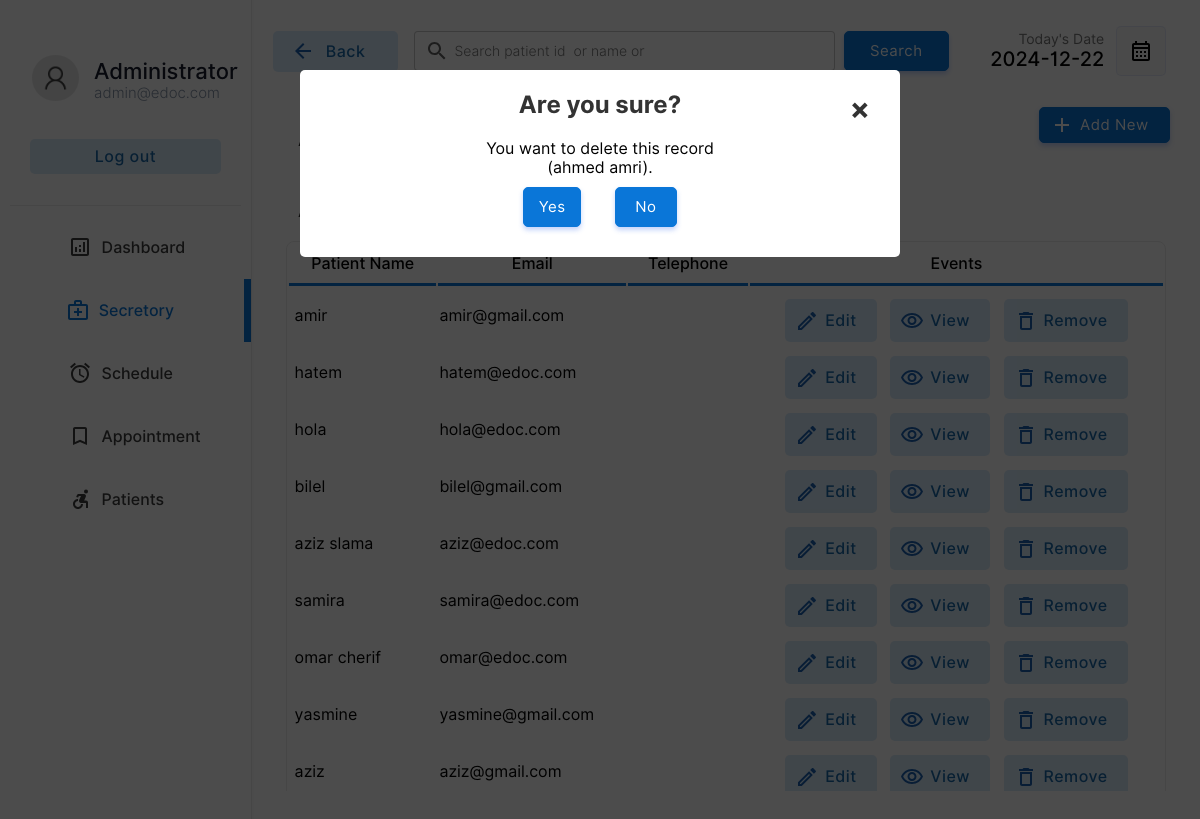
The page /secretary/secretary.php?action=drop&id=2&name=ahmed amri (signed in) on the database its author committed.
### tables this page shows
CREATE TABLE `patient` (
  `pid` int(11) NOT NULL,
  `pemail` varchar(255) DEFAULT NULL,
  `pname` varchar(255) DEFAULT NULL,
  `ppassword` varchar(255) DEFAULT NULL,
  `paddress` varchar(255) DEFAULT NULL,
  `pnic` varchar(15) DEFAULT NULL,
  `pdob` date DEFAULT NULL,
  `ptel` varchar(15) DEFAULT NULL,
  `region` varchar(255) NOT NULL,
  `cnss` varchar(255) NOT NULL
);

### secretary/secretary.php (the view, shortened to what the rows shown need)
<!DOCTYPE html>
<html lang="en">
<head>
    <link rel="stylesheet" href="../css/animations.css">
    <link rel="stylesheet" href="../css/main.css">
    <link rel="stylesheet" href="../css/admin.css">
</head>
<body>
    <?php
    include("../connection.php");
    ?>
        <div class="dash-body">
            <table border="0" width="100%" style=" border-spacing: 0;margin:0;padding:0;margin-top:25px; ">
                <?php
                    if($_POST){
                        $keyword=$_POST["search"];
                        $sqlmain= "select * from patient where pname='$keyword' or pname='$keyword' or pname like '$keyword%' or pname like '%$keyword' or pname like '%$keyword%'";
                    }else{
                        $sqlmain= "select * from patient order by pid desc";
                    }
                ?>
                <tr>
                   <td colspan="4">
                       <center>
                        <div class="abc scroll">
                        <table width="93%" class="sub-table scrolldown" border="0">
                        <thead>
                        <tr>
                                <th class="table-headin">
                                Patient Name
                                </th>
                                <th class="table-headin">
                                    Email
                                </th>
                                <th class="table-headin">
                                    Telephone
                                </th>
                                <th class="table-headin">
                                    Events
                                </tr>
                        </thead>
                        <tbody>
                            <?php
                                $result= $database->query($sqlmain);
                                if($result->num_rows==0){
                                    echo '<tr>
                                    <td colspan="4">
                                    <br><br><br><br>
                                    <center>
                                    <img src="../img/notfound.svg" width="25%">
                                    <br>
                                    <p class="heading-main12" style="margin-left: 45px;font-size:20px;color:rgb(49, 49, 49)">We  couldnt find anything related to your keywords !</p>
                                    <a class="non-style-link" href="patient.php"><button  class="login-btn btn-primary-soft btn"  style="display: flex;justify-content: center;align-items: center;margin-left:20px;">&nbsp; Show all Patients &nbsp;</font></button>
                                    </a>
                                    </center>
                                    <br><br><br><br>
                                    </td>
                                    </tr>';
                                }
                                else{
                                for ( $x=0; $x<$result->num_rows;$x++){
                                    $row=$result->fetch_assoc();
                                    $pid=$row["pid"];
                                    $pname=$row["pname"];
                                    $pemail=$row["pemail"];
                                    echo '<tr>
                                        <td> &nbsp;'.
                                        substr($pname,0,30)
                                        .'</td>
                                        <td>
                                        '.substr($pemail,0,20).'
                                        </td>
                                        <td>
                                            '.substr($ptel_pname,0,20).'
                                        </td>
                                        <td>
                                        <div style="display:flex;justify-content: center;">
                                        <a href="?action=edit&id='.$pid.'&error=0" class="non-style-link"><button  class="btn-primary-soft btn button-icon btn-edit"  style="padding-left: 40px;padding-top: 12px;padding-bottom: 12px;margin-top: 10px;"><font class="tn-in-text">Edit</font></button></a>
                                        &nbsp;&nbsp;&nbsp;
                                        <a href="?action=view&id='.$pid.'" class="non-style-link"><button  class="btn-primary-soft btn button-icon btn-view"  style="padding-left: 40px;padding-top: 12px;padding-bottom: 12px;margin-top: 10px;"><font class="tn-in-text">View</font></button></a>
                                       &nbsp;&nbsp;&nbsp;
                                       <a href="?action=drop&id='.$pid.'&name='.$pname.'" class="non-style-link"><button  class="btn-primary-soft btn button-icon btn-delete"  style="padding-left: 40px;padding-top: 12px;padding-bottom: 12px;margin-top: 10px;"><font class="tn-in-text">Remove</font></button></a>
                                        </div>
                                        </td>
                                    </tr>';
                                }
                            }
                            ?>
                            </tbody>
                        </table>
                        </div>
                        </center>
                   </td>
                </tr>
            </table>
        </div>
    <?php
    if($_GET){
        $id=$_GET["id"];
        $action=$_GET["action"];
        if($action=='drop'){
            $nameget=$_GET["name"];
            echo '
            <div id="popup1" class="overlay">
                    <div class="popup">
                    <center>
                        <h2>Are you sure?</h2>
                        <a class="close" href="secretory.php">&times;</a>
                        <div class="content">
                            You want to delete this record<br>('.substr($nameget,0,40).').
                        </div>
                        <div style="display: flex;justify-content: center;">
                        <a href="delete-secretory.php?id='.$id.'" class="non-style-link"><button  class="btn-primary btn"  style="display: flex;justify-content: center;align-items: center;margin:10px;padding:10px;"<font class="tn-in-text">&nbsp;Yes&nbsp;</font></button></a>&nbsp;&nbsp;&nbsp;
                        <a href="secretory.php" class="non-style-link"><button  class="btn-primary btn"  style="display: flex;justify-content: center;align-items: center;margin:10px;padding:10px;"><font class="tn-in-text">&nbsp;&nbsp;No&nbsp;&nbsp;</font></button></a>
                        </div>
                    </center>
            </div>
            </div>
            ';
        }elseif($action=='edit'){
            $sqlmain= "select * from patient where pid='$id'";
            $result= $database->query($sqlmain);
            $row=$result->fetch_assoc();
            $name=$row["pname"];
            $email=$row["pemail"];
            $nic=$row['pnic'];
            $error_1=$_GET["error"];
                $errorlist= array(
                    '1'=>'<label for="promter" class="form-label" style="color:rgb(255, 62, 62);text-align:center;">Already have an account for this Email address.</label>',
                    '2'=>'<label for="promter" class="form-label" style="color:rgb(255, 62, 62);text-align:center;">Password Conformation Error! Reconform Password</label>',
                    '3'=>'<label for="promter" class="form-label" style="color:rgb(255, 62, 62);text-align:center;"></label>',
                    '4'=>"",
                    '0'=>'',
                );
            if($error_1!='4'){
                    echo '
                    <div id="popup1" class="overlay">
                            <div class="popup">
                            <center>
                                <a class="close" href="patient.php">&times;</a>
                                <div style="display: flex;justify-content: center;">
                                <div class="abc">
                                <table width="80%" class="sub-table scrolldown add-doc-form-container" border="0">
                                <tr>
                                        <td class="label-td" colspan="2">'.
                                            $errorlist[$error_1]
                                        .'</td>
                                    </tr>
                                    <tr>
                                        <td>
                                            <p style="padding: 0;margin: 0;text-align: left;font-size: 25px;font-weight: 500;">Edit Patient Details.</p>
                                        Doctor ID : '.$id.' (Auto Generated)<br><br>
                                        </td>
                                    </tr>
                                    <tr>
                                        <td class="label-td" colspan="2">
                                            <form action="edit-doc.php" method="POST" class="add-new-form">
                                            <label for="Email" class="form-label">Email: </label>
                                            <input type="hidden" value="'.$id.'" name="id00">
                                        </td>
                                    </tr>
                                    <tr>
                                        <td class="label-td" colspan="2">
                                        <input type="email" name="email" class="input-text" placeholder="Email Address" value="'.$email.'" required><br>
                                        </td>
                                    </tr>
                                    <tr>
                                        <td class="label-td" colspan="2">
                                            <label for="name" class="form-label">Name: </label>
                                        </td>
                                    </tr>
                                    <tr>
                                        <td class="label-td" colspan="2">
                                            <input type="text" name="name" class="input-text" placeholder="Patient Name" value="'.$name.'" required><br>
                                        </td>
                                    </tr>
                                    <tr>
                                        <td class="label-td" colspan="2">
                                            <label for="nic" class="form-label">NIC: </label>
                                        </td>
                                    </tr>
                                    <tr>
                                        <td class="label-td" colspan="2">
                                            <input type="text" name="nic" class="input-text" placeholder="NIC Number" value="'.$nic.'" required><br>
                                        </td>
                                    </tr>
                                    <tr>
                                        <td class="label-td" colspan="2">
                                            <label for="Tele" class="form-label">Telephone: </label>
                                        </td>
                                    </tr>
                                    <tr>
                                        <td class="label-td" colspan="2">
                                            <input type="tel" name="Tele" class="input-text" placeholder="Telephone Number" value="'.$tele.'" required><br>
                                        </td>
                                    </tr>
                                    <tr>
                                        <td class="label-td" colspan="2">
                                            <label for="spec" class="form-label">Choose specialties: (Current'.$spcil_name.')</label>
                                        </td>
                                    </tr>
                                    <tr>
                                        <td class="label-td" colspan="2">
                                            <select name="spec" id="" class="box">';
                                                $list11 = $database->query("select  * from  specialties;");
                                                for ($y=0;$y<$list11->num_rows;$y++){
                                                    $row00=$list11->fetch_assoc();
                                                    $sn=$row00["sname"];
                                                    $id00=$row00["id"];
                                                    echo "<option value=".$id00.">$sn</option><br/>";
                                                };
                                echo     '       </select><br><br>
                                        </td>
                                    </tr>
                                    <tr>
                                        <td class="label-td" colspan="2">
                                            <label for="password" class="form-label">Password: </label>
                                        </td>
                                    </tr>
                                    <tr>
                                        <td class="label-td" colspan="2">
                                            <input type="password" name="password" class="input-text" placeholder="Defind a Password" required><br>
                                        </td>
                                    </tr><tr>
                                        <td class="label-td" colspan="2">
                                            <label for="cpassword" class="form-label">Conform Password: </label>
                                        </td>
                                    </tr>
                                    <tr>
                                        <td class="label-td" colspan="2">
                                            <input type="password" name="cpassword" class="input-text" placeholder="Conform Password" required><br>
                                        </td>
                                    </tr>
                                    <tr>
                                        <td colspan="2">
                                            <input type="reset" value="Reset" class="login-btn btn-primary-soft btn" >&nbsp;&nbsp;&nbsp;&nbsp;&nbsp;
                                            <input type="submit" value="Save" class="login-btn btn-primary btn">
                                        </td>
                                    </tr>
                                    </form>
                                    </tr>
                                </table>
                                </div>
                                </div>
                            </center>
                            <br><br>
                    </div>
                    </div>
                    ';
        }; };
    };
?>
</body>
</html>

### rows shown on the page
patient: pname "amir", pemail "amir@gmail.com"
patient: pname "hatem", pemail "hatem@edoc.com"
patient: pname "hola", pemail "hola@edoc.com"
patient: pname "bilel", pemail "bilel@gmail.com"
patient: pname "aziz slama", pemail "aziz@edoc.com"
patient: pname "samira", pemail "samira@edoc.com"
patient: pname "omar cherif", pemail "omar@edoc.com"
patient: pname "yasmine", pemail "yasmine@gmail.com"
patient: pname "aziz", pemail "aziz@gmail.com"

### other values the page prints
substr($nameget,0,40) "ahmed amri"
